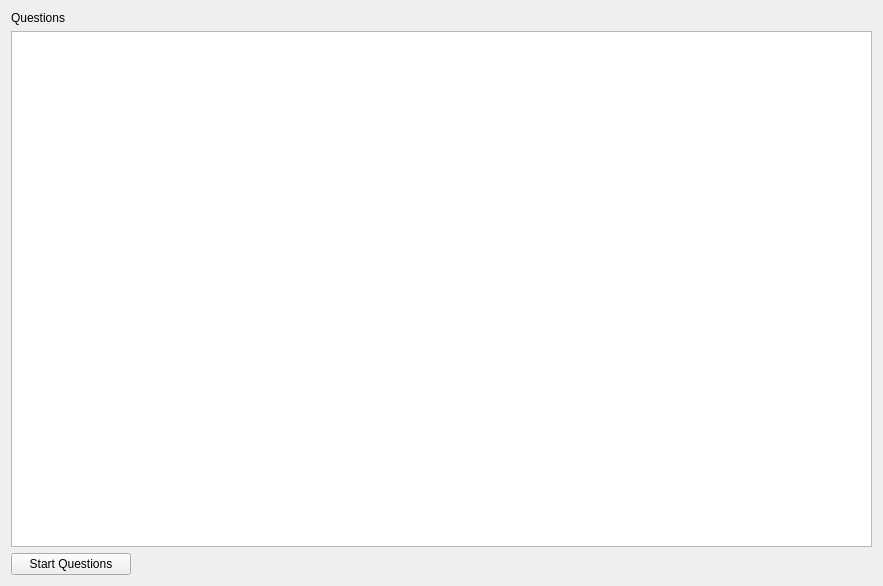
<?xml version="1.0" encoding="UTF-8"?>
<ui version="4.0">
 <class>MainScreen</class>
 <widget class="QWidget" name="MainScreen">
  <property name="geometry">
   <rect>
    <x>0</x>
    <y>0</y>
    <width>883</width>
    <height>586</height>
   </rect>
  </property>
  <property name="windowTitle">
   <string>DtWordTrainer</string>
  </property>
  <layout class="QGridLayout" name="gridLayout">
   <item row="0" column="0">
    <layout class="QGridLayout" name="gridLayout_2">
     <item row="1" column="0">
      <widget class="QListWidget" name="wordList"/>
     </item>
     <item row="0" column="0">
      <widget class="QLabel" name="label">
       <property name="text">
        <string>Questions</string>
       </property>
      </widget>
     </item>
    </layout>
   </item>
   <item row="1" column="0">
    <layout class="QHBoxLayout" name="horizontalLayout"/>
   </item>
   <item row="2" column="0">
    <widget class="QPushButton" name="startButton">
     <property name="maximumSize">
      <size>
       <width>120</width>
       <height>16777215</height>
      </size>
     </property>
     <property name="text">
      <string>Start Questions</string>
     </property>
    </widget>
   </item>
  </layout>
 </widget>
 <layoutdefault spacing="6" margin="11"/>
 <resources/>
 <connections/>
</ui>
